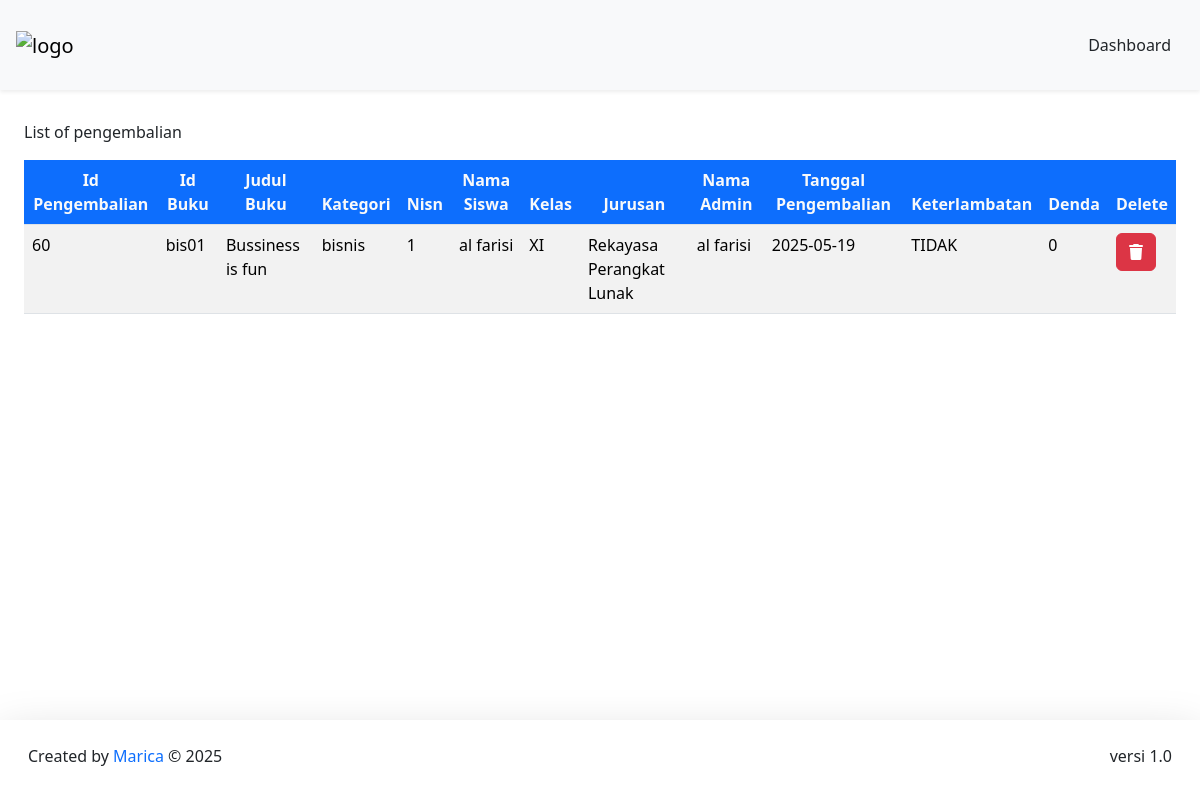
Page /Marica/DashboardAdmin/pengembalian/pengembalianBuku.php on the committed database.
### tables this page shows
CREATE TABLE `pengembalian` (
  `id_pengembalian` int(11) NOT NULL,
  `id_peminjaman` int(11) NOT NULL,
  `id_buku` varchar(20) NOT NULL,
  `nisn` int(11) NOT NULL,
  `id_admin` int(11) NOT NULL,
  `buku_kembali` date NOT NULL,
  `keterlambatan` enum('YA','TIDAK') NOT NULL,
  `denda` int(15) NOT NULL
);

CREATE TABLE `buku` (
  `cover` varchar(255) NOT NULL,
  `id_buku` varchar(20) NOT NULL,
  `kategori` varchar(255) NOT NULL,
  `judul` varchar(255) NOT NULL,
  `pengarang` varchar(255) NOT NULL,
  `penerbit` varchar(255) NOT NULL,
  `tahun_terbit` date NOT NULL,
  `jumlah_halaman` int(11) NOT NULL,
  `buku_deskripsi` text NOT NULL
);

CREATE TABLE `member` (
  `nisn` int(11) NOT NULL,
  `kode_member` varchar(12) NOT NULL,
  `nama` varchar(255) NOT NULL,
  `password` varchar(255) NOT NULL,
  `jenis_kelamin` varchar(20) NOT NULL,
  `kelas` varchar(5) NOT NULL,
  `jurusan` varchar(50) NOT NULL,
  `no_tlp` varchar(15) NOT NULL,
  `tgl_pendaftaran` date NOT NULL
);

### Marica/config/config.php (called while the page is built, shortened)
<?php
$host = "127.0.0.1";
$username = "root";
$password = "";
$database_name = "perpustakaan";
$connection = mysqli_connect($host, $username, $password, $database_name);
function queryReadData($dataKategori) {
  global $connection;
  $result = mysqli_query($connection, $dataKategori);
  $items = [];
  while($item = mysqli_fetch_assoc($result)) {
    $items[] = $item;
  }
  return $items;
}
?>

### Marica/DashboardAdmin/pengembalian/pengembalianBuku.php (the view, shortened to what this page needs)
<?php
require "../../config/config.php";
$dataPeminjam = queryReadData("SELECT pengembalian.id_pengembalian, pengembalian.id_buku, buku.judul, buku.kategori, pengembalian.nisn, member.nama, member.kelas, member.jurusan, admin.nama_admin, pengembalian.buku_kembali, pengembalian.keterlambatan, pengembalian.denda
FROM pengembalian
INNER JOIN buku ON pengembalian.id_buku = buku.id_buku
INNER JOIN member ON pengembalian.nisn = member.nisn
INNER JOIN admin ON pengembalian.id_admin = admin.id")
?>
<!DOCTYPE html>
<html lang="en">
  <head>
    <link href="https://cdn.jsdelivr.net/npm/bootstrap@5.3.2/dist/css/bootstrap.min.css" rel="stylesheet">
  </head>
  <body>
    <nav class="navbar fixed-top bg-body-tertiary shadow-sm">
      <div class="container-fluid p-3">
        <a class="navbar-brand" href="#">
          <img src="../../assets/logoNav.png" alt="logo" width="120px">
        </a>
        <a class="btn btn-tertiary" href="../dashboardAdmin.php">Dashboard</a>
      </div>
    </nav>
    <div class="p-4 mt-5">
      <div class="mt-5">
    <caption>List of pengembalian</caption>
      <div class="table-responsive mt-3">
    <table class="table table-striped table-hover">
     <thead class="text-center">
      <tr>
        <th class="bg-primary text-light">Id Pengembalian</th>
        <th class="bg-primary text-light">Id Buku</th>
        <th class="bg-primary text-light">Judul Buku</th>
        <th class="bg-primary text-light">Kategori</th>
        <th class="bg-primary text-light">Nisn</th>
        <th class="bg-primary text-light">Nama Siswa</th>
        <th class="bg-primary text-light">Kelas</th>
        <th class="bg-primary text-light">Jurusan</th>
        <th class="bg-primary text-light">Nama Admin</th>
        <th class="bg-primary text-light">Tanggal Pengembalian</th>
        <th class="bg-primary text-light">Keterlambatan</th>
        <th class="bg-primary text-light">Denda</th>
        <th class="bg-primary text-light">Delete</th>
      </tr>
    </thead>
        <?php foreach ($dataPeminjam as $item) : ?>
      <tr>
        <td><?= $item["id_pengembalian"]; ?></td>
        <td><?= $item["id_buku"]; ?></td>
        <td><?= $item["judul"]; ?></td>
        <td><?= $item["kategori"]; ?></td>
        <td><?= $item["nisn"]; ?></td>
        <td><?= $item["nama"]; ?></td>
        <td><?= $item["kelas"]; ?></td>
        <td><?= $item["jurusan"]; ?></td>
        <td><?= $item["nama_admin"]; ?></td>
        <td><?= $item["buku_kembali"]; ?></td>
        <td><?= $item["keterlambatan"]; ?></td>
        <td><?= $item["denda"]; ?></td>
        <td>
          <div class="action">
           <a href="deletePengembalian.php?id=<?= $item["id_pengembalian"]; ?>" class="btn btn-danger" onclick="return confirm('Yakin ingin menghapus data ?');"><i class="fa-solid fa-trash"></i></a>
           </div>
          </td>
      </tr>
        <?php endforeach; ?>
    </table>
  </div>
 </div>
</div>
  <footer class="fixed-bottom shadow-lg bg-subtle p-3">
      <div class="container-fluid d-flex justify-content-between">
      <p class="mt-2">Created by <span class="text-primary"> Marica</span> © 2025</p>
      <p class="mt-2">versi 1.0</p>
      </div>
    </footer>
  </body>
</html>

### rows in the picture
pengembalian: id_pengembalian "60", id_buku "bis01", id_buku.judul "Bussiness is fun", id_buku.kategori "bisnis", nisn "1", nisn.nama "al farisi", nisn.kelas "XI", nisn.jurusan "Rekayasa Perangkat Lunak", id_admin.nama_admin "al farisi", buku_kembali "2025-05-19", keterlambatan "TIDAK", denda "0"
